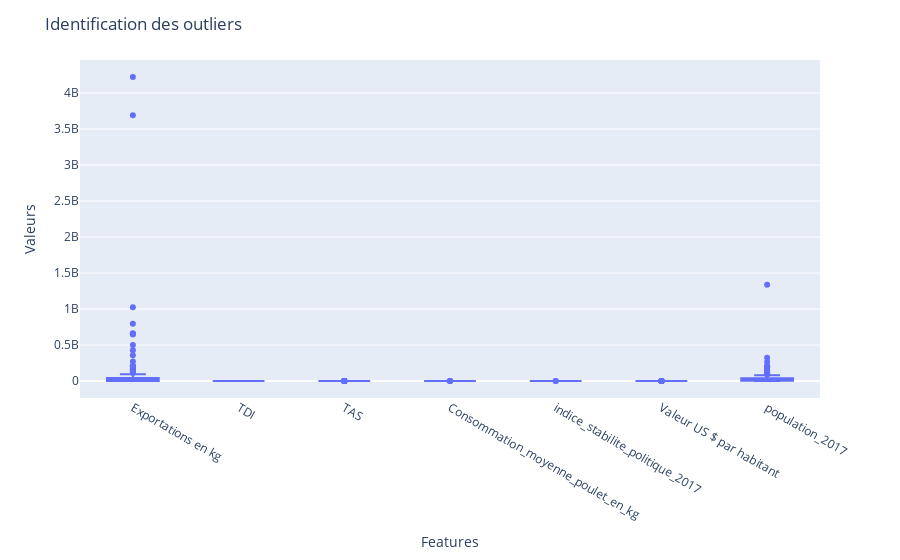

The code cell stored with this chart in its notebook:
### Code cell
new_merged_df['Index'] = new_merged_df.index

fig = px.box(new_merged_df, y=selected_columns, hover_data=['Index'], labels={'variable': 'Features', 'value': 'Valeurs'})

fig.update_layout(title='Identification des outliers')

# Afficher le graphique
fig.show()

### Figure 1 — Plotly figure (JSON) as saved in the notebook; plotly's stock layout.template omitted (floating-point values rounded to 4 significant figures; data arrays with more than 128 entries replaced by an {"elided": "..."} marker saying what was removed)
{"data": [{"alignmentgroup": "True", "customdata": {"elided": "819x1 str values"}, "hovertemplate": "Features=%{x}<br>Valeurs=%{y}<br>Index=%{customdata[0]}<extra></extra>", "legendgroup": "", "marker": {"color": "#636efa"}, "name": "", "notched": false, "offsetgroup": "", "orientation": "v", "showlegend": false, "type": "box", "x": {"elided": "819 str values"}, "x0": " ", "xaxis": "x", "y": {"elided": "819 float values"}, "y0": " ", "yaxis": "y"}], "layout": {"boxmode": "group", "legend": {"tracegroupgap": 0}, "margin": {"t": 60}, "title": {"text": "Identification des outliers"}, "xaxis": {"anchor": "y", "domain": [0, 1], "title": {"text": "Features"}}, "yaxis": {"anchor": "x", "domain": [0, 1], "title": {"text": "Valeurs"}}}}
